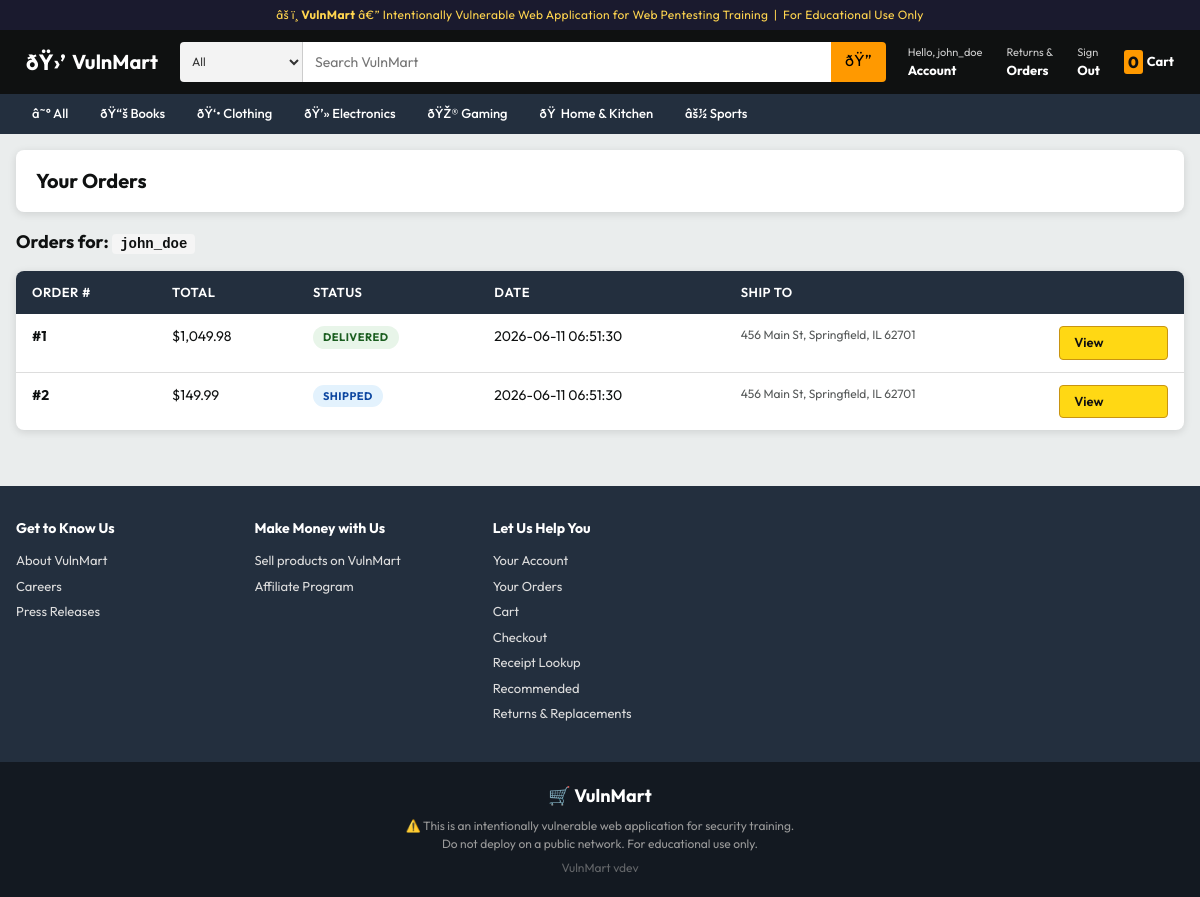
Page /orders.php (signed in) on the committed database.
### tables this page shows
CREATE TABLE categories (
    id INT AUTO_INCREMENT PRIMARY KEY,
    name VARCHAR(50) NOT NULL,
    slug VARCHAR(50) UNIQUE NOT NULL,
    icon VARCHAR(10)
);

CREATE TABLE orders (
    id INT AUTO_INCREMENT PRIMARY KEY,
    user_id INT,
    total_amount DECIMAL(10,2) NOT NULL,
    status ENUM('pending','processing','shipped','delivered','cancelled') DEFAULT 'pending',
    shipping_address TEXT,
    created_at TIMESTAMP DEFAULT CURRENT_TIMESTAMP,
    FOREIGN KEY (user_id) REFERENCES users(id)
);

### src/config.php (called while the page is built, shortened)
<?php
function isLoggedIn(): bool {
    return isset($_SESSION['user_id']);
}

### src/includes/db.php (called while the page is built, shortened)
<?php
require_once __DIR__ . '/../config.php';
function getDB(): mysqli {
    static $conn = null;
    if ($conn === null) {
        $conn = new mysqli(DB_HOST, DB_USER, DB_PASS, DB_NAME);
        $conn->set_charset("utf8mb4");
    }
    return $conn;
}

### src/orders.php (the view, shortened to what this page needs)
<?php
require_once __DIR__ . '/config.php';
require_once __DIR__ . '/includes/db.php';
$conn      = getDB();
$diff      = getDifficulty('orders');
$orders    = [];
$username = $_SESSION['username'];
if ($diff === 'low') {
    $sql = "SELECT o.id, o.total_amount, o.status, o.created_at,
                   o.shipping_address
            FROM orders o
            JOIN users u ON o.user_id = u.id
            WHERE u.username = '{$username}'
            ORDER BY o.created_at DESC";
    $res = $conn->query($sql);
    if (!$res) {
        $sqlError = $conn->error;
    } else {
        while ($row = $res->fetch_assoc()) $orders[] = $row;
    }
}
include __DIR__ . '/includes/header.php';
?>
<div class="page-header">
    <h1>Your Orders</h1>
</div>
<h2 style="font-size:18px;font-weight:700;margin-bottom:16px;">
    Orders for: <code style="font-size:14px;background:#f5f5f5;padding:2px 8px;border-radius:4px;"><?= htmlspecialchars($username) ?></code>
</h2>
<?php if (!empty($orders)): ?>
<table class="data-table">
    <thead>
        <tr>
            <th>Order #</th>
            <th>Total</th>
            <th>Status</th>
            <th>Date</th>
            <th>Ship To</th>
            <th></th>
        </tr>
    </thead>
    <tbody>
        <?php foreach ($orders as $o): ?>
        <tr>
            <td><strong>#<?= htmlspecialchars((string)$o['id']) ?></strong></td>
            <td>$<?= htmlspecialchars(number_format((float)($o['total_amount'] ?? 0), 2)) ?></td>
            <td>
                <span class="status-badge status-<?= htmlspecialchars($o['status'] ?? '') ?>">
                    <?= htmlspecialchars($o['status'] ?? 'â€”') ?>
                </span>
            </td>
            <td><?= htmlspecialchars($o['created_at'] ?? 'â€”') ?></td>
            <td style="font-size:12px;color:var(--text-muted);"><?= htmlspecialchars($o['shipping_address'] ?? 'â€”') ?></td>
            <td><a class="btn btn-primary btn-sm" href="/order.php?id=<?= (int)$o['id'] ?>">View</a></td>
        </tr>
        <?php endforeach; ?>
    </tbody>
</table>
<?php endif; ?>
<?php include __DIR__ . '/includes/footer.php'; ?>

### src/includes/header.php (shortened to what this page needs)
<?php
require_once __DIR__ . '/../includes/db.php';
$_cat_icons = [
    'books'        => 'ðŸ“š',
    'clothing'     => 'ðŸ‘•',
    'electronics'  => 'ðŸ’»',
    'gaming'       => 'ðŸŽ®',
    'home-kitchen' => 'ðŸ ',
    'sports'       => 'âš½',
];
$_categories = [];
$_cats = getDB()->query("SELECT * FROM categories ORDER BY name");
if ($_cats) {
    while ($r = $_cats->fetch_assoc()) {
        $r['icon'] = $_cat_icons[$r['slug']] ?? '';
        $_categories[] = $r;
    }
}
?>
<!DOCTYPE html>
<html lang="en">
<head>
    <link rel="stylesheet" href="/assets/css/style.css">
</head>
<body>
<div class="training-banner">
    âš ï¸ <strong>VulnMart</strong> â€” Intentionally Vulnerable Web Application for Web Pentesting Training &nbsp;|&nbsp; For Educational Use Only
</div>
<header class="site-header">
    <div class="header-inner">
        <a href="/" class="site-logo">
            <span class="logo-icon">ðŸ›’</span>
            <span>VulnMart</span>
        </a>
        <form action="/search.php" method="GET" class="header-search">
            <select name="cat" class="search-cat-select">
                <option value="">All</option>
            </select>
            <input type="text" name="q" placeholder="Search VulnMart"
                   value="<?= isset($_GET['q']) ? htmlspecialchars($_GET['q']) : '' ?>"
                   class="search-input" autocomplete="off">
            <button type="submit" class="search-btn">ðŸ”</button>
        </form>
        <div class="header-actions">
            <?php if (isLoggedIn()): ?>
            <a href="/profile.php" class="header-action-link">
                <span class="action-label">Hello, <?= htmlspecialchars($_SESSION['username']) ?></span>
                <span class="action-main">Account</span>
            </a>
            <a href="/orders.php" class="header-action-link">
                <span class="action-label">Returns &amp;</span>
                <span class="action-main">Orders</span>
            </a>
            <a href="/logout.php" class="header-action-link">
                <span class="action-label">Sign</span>
                <span class="action-main">Out</span>
            </a>
            <?php endif; ?>
            <a href="/cart.php" class="header-cart">
                <span class="cart-qty"><?= array_sum($_SESSION['cart'] ?? []) ?></span>
                <span>Cart</span>
            </a>
        </div>
    </div>
</header>
<nav class="cat-nav">
    <div class="cat-nav-inner">
        <a href="/" class="cat-nav-link">â˜° All</a>
        <?php foreach ($_categories as $c): ?>
        <a href="/category.php?slug=<?= htmlspecialchars($c['slug']) ?>" class="cat-nav-link">
            <?= $c['icon'] ?> <?= htmlspecialchars($c['name']) ?>
        </a>
        <?php endforeach; ?>
    </div>
</nav>
<main class="site-main">

### src/assets/css/style.css (style rules this page uses)
*, *::before, *::after { box-sizing: border-box; margin: 0; padding: 0; }
:root { --header-bg: #0F1111; --header-hover: #232F3E; --cat-nav-bg: #232F3E; --accent: #FF9900; --accent-dark: #C45500; --accent-light: #FFD814; --body-bg: #EAEDED; --card-bg: #FFFFFF; --text: #0F1111; --text-muted: #565959; --text-light: #999; --border: #DDD; --star: #FF9900; --price: #B12704; --success: #067D62; --radius: 8px; --shadow: 0 2px 8px rgba(0,0,0,.12); --shadow-hover: 0 4px 16px rgba(0,0,0,.20); }
html { scroll-behavior: smooth; }
body { font-family: 'Outfit', sans-serif; background: var(--body-bg); color: var(--text); font-size: 14px; line-height: 1.5; }
a { color: inherit; text-decoration: none; }
button, input, select { font-family: inherit; }
.training-banner { background: #1a1a2e; color: #FFD54F; text-align: center; font-size: 12px; padding: 6px 16px; letter-spacing: .3px; }
.site-header { background: var(--header-bg); padding: 8px 0; position: sticky; top: 0; z-index: 100; }
.header-inner { max-width: 1400px; margin: 0 auto; padding: 0 16px; display: flex; align-items: center; gap: 12px; }
.site-logo { display: flex; align-items: center; gap: 6px; color: #FFF; font-size: 20px; font-weight: 700; white-space: nowrap; padding: 4px 8px; border: 2px solid transparent; border-radius: 4px; transition: border-color .15s; }
.site-logo .logo-icon { font-size: 22px; }
.header-search { flex: 1; display: flex; height: 40px; border-radius: 4px; overflow: hidden; max-width: 800px; }
.search-cat-select { background: #F3F3F3; border: none; padding: 0 8px; font-size: 12px; color: #333; cursor: pointer; min-width: 80px; border-right: 1px solid #CCC; }
.search-input { flex: 1; border: none; padding: 0 12px; font-size: 14px; outline: none; }
.search-btn { background: var(--accent); border: none; padding: 0 14px; font-size: 16px; cursor: pointer; transition: background .15s; }
.header-actions { display: flex; align-items: center; gap: 4px; color: #FFF; white-space: nowrap; }
.header-action-link { display: flex; flex-direction: column; padding: 4px 8px; border: 2px solid transparent; border-radius: 4px; color: #FFF; transition: border-color .15s; }
.action-label { font-size: 11px; color: #CCC; }
.action-main { font-size: 13px; font-weight: 700; }
.header-cart { display: flex; align-items: center; gap: 4px; color: #FFF; font-size: 13px; font-weight: 700; padding: 4px 8px; border: 2px solid transparent; border-radius: 4px; transition: border-color .15s; }
.cart-qty { background: var(--accent); color: #111; font-size: 16px; font-weight: 800; padding: 0 4px; border-radius: 3px; }
.cat-nav { background: var(--cat-nav-bg); }
.cat-nav-inner { max-width: 1400px; margin: 0 auto; padding: 0 16px; display: flex; gap: 0; overflow-x: auto; scrollbar-width: none; }
.cat-nav-link { color: #FFF; font-size: 13px; font-weight: 500; padding: 8px 14px; white-space: nowrap; border: 2px solid transparent; transition: border-color .15s; }
.site-main { max-width: 1400px; margin: 0 auto; padding: 16px; }
.btn { display: inline-block; padding: 10px 20px; border-radius: 4px; font-size: 14px; font-weight: 600; cursor: pointer; border: none; transition: background .15s; }
.btn-primary { background: var(--accent-light); color: #111; width: 100%; border: 1px solid #C89411; }
.btn-sm { padding: 6px 14px; font-size: 13px; }
.data-table { width: 100%; border-collapse: collapse; background: var(--card-bg); border-radius: var(--radius); overflow: hidden; box-shadow: var(--shadow); }
.data-table th { background: #232F3E; color: #FFF; text-align: left; padding: 12px 16px; font-size: 13px; font-weight: 600; text-transform: uppercase; letter-spacing: .5px; }
.data-table td { padding: 12px 16px; border-bottom: 1px solid var(--border); font-size: 14px; vertical-align: top; }
.data-table tr:last-child td { border-bottom: none; }
.page-header { background: var(--card-bg); border-radius: var(--radius); padding: 16px 20px; margin-bottom: 16px; box-shadow: var(--shadow); display: flex; align-items: center; justify-content: space-between; flex-wrap: wrap; gap: 8px; }
.page-header h1 { font-size: 20px; font-weight: 700; }
.status-badge { display: inline-block; padding: 3px 10px; border-radius: 12px; font-size: 11px; font-weight: 700; text-transform: uppercase; letter-spacing: .5px; }
.status-delivered { background: #E8F5E9; color: #1B5E20; }
.status-shipped { background: #E3F2FD; color: #0D47A1; }

### rows in the picture
categories: icon "ðŸ“š", name "Books"
categories: icon "ðŸ‘•", name "Clothing"
categories: icon "ðŸ’»", name "Electronics"
categories: icon "ðŸŽ®", name "Gaming"
categories: icon "ðŸ", name "Home & Kitchen"
categories: icon "âš½", name "Sports"
orders: id "1", total_amount "1,049.98", status "DELIVERED", created_at "2026-06-11 06:51:30", shipping_address "456 Main St, Springfield, IL 62701"
orders: id "2", total_amount "149.99", status "SHIPPED", created_at "2026-06-11 06:51:30", shipping_address "456 Main St, Springfield, IL 62701"

### other values in the picture
$_SESSION['username'] "john_doe"
array_sum($_SESSION['cart'] ?? []) "0"
$username "john_doe"
defined('VULNMART_VERSION') ? VULNMART_VERSION : 'dev' "dev"
